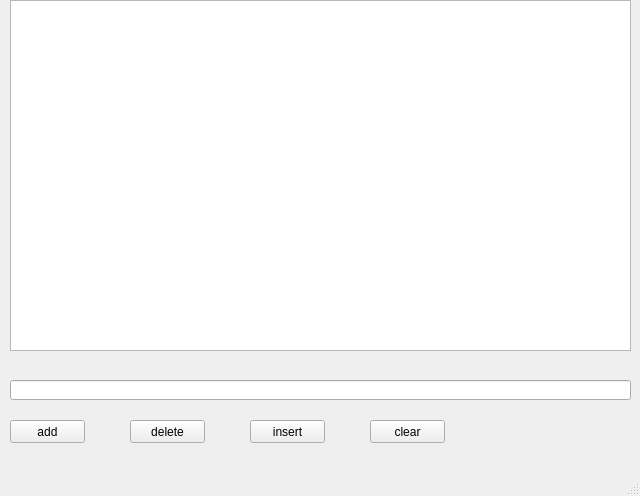
<?xml version="1.0" encoding="UTF-8"?>
<ui version="4.0">
 <class>MainWindow</class>
 <widget class="QMainWindow" name="MainWindow">
  <property name="geometry">
   <rect>
    <x>0</x>
    <y>0</y>
    <width>640</width>
    <height>496</height>
   </rect>
  </property>
  <property name="windowTitle">
   <string>MainWindow</string>
  </property>
  <widget class="QWidget" name="centralwidget">
   <widget class="QListView" name="listView">
    <property name="geometry">
     <rect>
      <x>10</x>
      <y>0</y>
      <width>621</width>
      <height>351</height>
     </rect>
    </property>
   </widget>
   <widget class="QLineEdit" name="lineEdit">
    <property name="geometry">
     <rect>
      <x>10</x>
      <y>380</y>
      <width>621</width>
      <height>20</height>
     </rect>
    </property>
   </widget>
   <widget class="QPushButton" name="pushButton">
    <property name="geometry">
     <rect>
      <x>10</x>
      <y>420</y>
      <width>75</width>
      <height>23</height>
     </rect>
    </property>
    <property name="text">
     <string>add</string>
    </property>
   </widget>
   <widget class="QPushButton" name="pushButton_2">
    <property name="geometry">
     <rect>
      <x>130</x>
      <y>420</y>
      <width>75</width>
      <height>23</height>
     </rect>
    </property>
    <property name="text">
     <string>delete</string>
    </property>
   </widget>
   <widget class="QPushButton" name="pushButton_3">
    <property name="geometry">
     <rect>
      <x>250</x>
      <y>420</y>
      <width>75</width>
      <height>23</height>
     </rect>
    </property>
    <property name="text">
     <string>insert</string>
    </property>
   </widget>
   <widget class="QPushButton" name="pushButton_5">
    <property name="geometry">
     <rect>
      <x>370</x>
      <y>420</y>
      <width>75</width>
      <height>23</height>
     </rect>
    </property>
    <property name="text">
     <string>clear</string>
    </property>
   </widget>
  </widget>
  <widget class="QStatusBar" name="statusbar"/>
  <widget class="QMenuBar" name="menubar">
   <property name="geometry">
    <rect>
     <x>0</x>
     <y>0</y>
     <width>640</width>
     <height>23</height>
    </rect>
   </property>
  </widget>
 </widget>
 <resources/>
 <connections/>
</ui>
